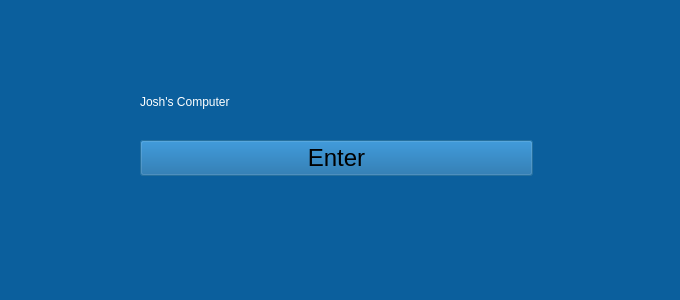
<?xml version="1.0" encoding="UTF-8"?>
<ui version="4.0">
 <class>Welcome_screen</class>
 <widget class="QDialog" name="Welcome_screen">
  <property name="enabled">
   <bool>true</bool>
  </property>
  <property name="geometry">
   <rect>
    <x>0</x>
    <y>0</y>
    <width>680</width>
    <height>300</height>
   </rect>
  </property>
  <property name="windowTitle">
   <string>Welcome screen</string>
  </property>
  <property name="autoFillBackground">
   <bool>false</bool>
  </property>
  <property name="styleSheet">
   <string notr="true">background-color: rgb(11, 95, 157);</string>
  </property>
  <widget class="QWidget" name="">
   <property name="geometry">
    <rect>
     <x>140</x>
     <y>70</y>
     <width>393</width>
     <height>106</height>
    </rect>
   </property>
   <layout class="QGridLayout" name="gridLayout">
    <item row="0" column="0">
     <widget class="QLabel" name="label_welcome">
      <property name="styleSheet">
       <string notr="true">font: 36pt &quot;.AppleSystemUIFont&quot;;
color: rgb(255, 255, 255);</string>
      </property>
      <property name="text">
       <string>Josh's Computer</string>
      </property>
     </widget>
    </item>
    <item row="1" column="0">
     <widget class="QPushButton" name="Button_enter">
      <property name="font">
       <font>
        <pointsize>18</pointsize>
       </font>
      </property>
      <property name="cursor">
       <cursorShape>PointingHandCursor</cursorShape>
      </property>
      <property name="styleSheet">
       <string notr="true">border-bottom-color: rgb(22, 151, 222);border-top-color: rgb(22, 151, 222);border-left-color: rgb(22, 151, 222);border-right-color: rgb(22, 151, 222);
color: rgb(0, 0, 0);</string>
      </property>
      <property name="text">
       <string>Enter</string>
      </property>
     </widget>
    </item>
   </layout>
  </widget>
 </widget>
 <resources/>
 <connections/>
</ui>
